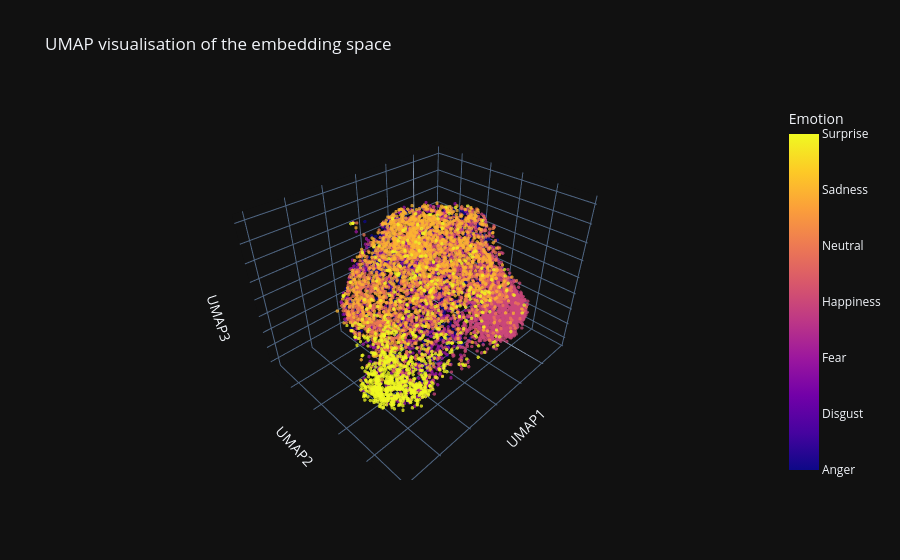

This figure's notebook cell:
### Markdown cell above
**Bonus (advanced)**:  Use a PyTorch hook to extract the output of the last hidden layer. Apply a distance-preserving dimensionality reduction technique (e.g. UMAP or t-SNE) to visualise the resulting embedding space.

### Code cell
# Packages
import plotly.graph_objects as go
import umap

# Register hook
def hook_fn(module:nn.Module, input:torch.Tensor) -> None:
    features.append(input[0].detach().cpu())
hook = model.output_layer.register_forward_pre_hook(hook_fn)

# Extracts features
features = []
with torch.no_grad():
    for x, y in tqdm(test_loader, desc='Prediction'):
        model(x.to(device))
features = torch.cat(features)
hook.remove()

# Displays features
projector = umap.UMAP(n_neighbors=50, n_components=3, metric='cosine')
figdata = projector.fit_transform(features)
figdata = pd.DataFrame({
    'umap1': figdata[:, 0],
    'umap2': figdata[:, 1],
    'umap3': figdata[:, 2],
    'label': Y_test
})

fig = go.Figure()
fig.add_trace(go.Scatter3d(
    x=figdata.umap1,
    y=figdata.umap2,
    z=figdata.umap3,
    mode='markers',
    text=figdata.label.map(emotions),
    hoverinfo='text',
    marker=dict(
        color=figdata.label,
        size=2, 
        opacity=0.75,
        colorbar=dict(
            title='Emotion',
            tickvals=list(emotions.keys()),
            ticktext=list(emotions.values())
        )
    )
))
fig.update_layout(
    title='UMAP visualisation of the embedding space',
    scene=dict(
        xaxis=dict(title='UMAP1', showticklabels=False),
        yaxis=dict(title='UMAP2', showticklabels=False),
        zaxis=dict(title='UMAP3', showticklabels=False)
    ),
    template='plotly_dark',
    autosize=True
)
fig.show()
fig.write_html('emotion_umap.html')

### Figure 1 — Plotly figure (JSON) as saved in the notebook; plotly's stock layout.template omitted (floating-point values rounded to 4 significant figures; data arrays with more than 128 entries replaced by an {"elided": "..."} marker saying what was removed)
{"data": [{"hoverinfo": "text", "marker": {"color": {"elided": "8934 int values"}, "colorbar": {"ticktext": ["Anger", "Disgust", "Fear", "Happiness", "Neutral", "Sadness", "Surprise"], "tickvals": [0, 1, 2, 3, 4, 5, 6], "title": {"text": "Emotion"}}, "opacity": 0.75, "size": 2}, "mode": "markers", "text": {"elided": "8934 str values"}, "type": "scatter3d", "x": {"elided": "8934 float values"}, "y": {"elided": "8934 float values"}, "z": {"elided": "8934 float values"}}], "layout": {"autosize": true, "scene": {"xaxis": {"showticklabels": false, "title": {"text": "UMAP1"}}, "yaxis": {"showticklabels": false, "title": {"text": "UMAP2"}}, "zaxis": {"showticklabels": false, "title": {"text": "UMAP3"}}}, "title": {"text": "UMAP visualisation of the embedding space"}}}
